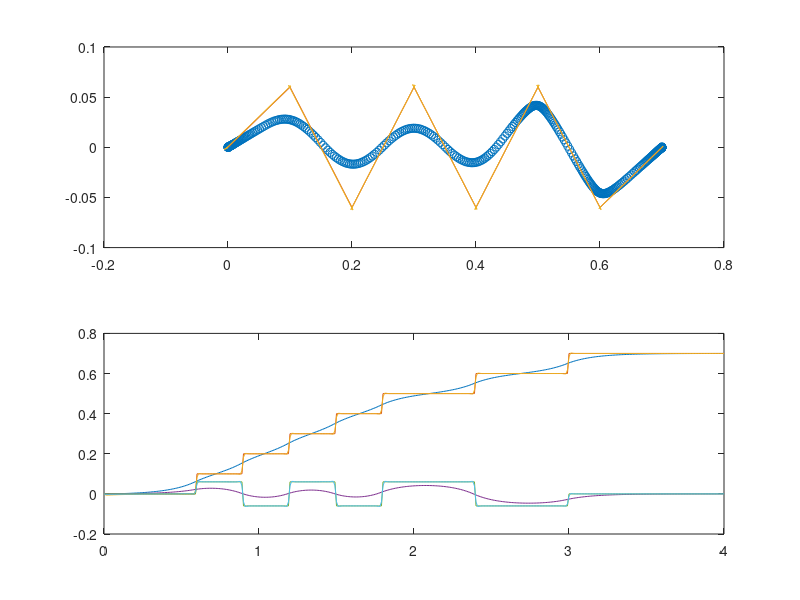

Reproduce this figure in MATLAB.
% preview control for walking

pkg load control;
clear;
											%足の着地時間(s)，x方向の位置(m)，y方向の位置(m)
foot = [0 0 0; 0.6 0.1 0.06; 0.9 0.2 -0.06; 1.2 0.3 0.06; 1.5 0.4 -0.06; 1.8 0.5 0.06; 2.4 0.6 -0.06; 3.0 0.7 0.0; 100 0 0];
forward_period = 1.0;						% 予見制御の時間(s)
calculate_period = 4.0;						% 歩行パターンを生成する期間(s)
dt = 0.01;									% サンプリングタイム (s)
zh = 0.27;									% 重心位置 (m)
g  = 9.8;									% 重力加速度 (m/s^2)
A = [0 1 0; 0 0 1; 0 0 0];
B = [0; 0; 1];
C = [1 0 -zh/g];
D = 0;
sys = ss(A, B, C, D);
sys_d = c2d(sys, dt);
% [A_d, B_d, C_d, D_d] = sys2ss(sys_d);
[A_d, B_d, C_d, D_d] = ssdata(sys_d);
E_d = [dt; 1; 0];

Zero = [0; 0; 0];
Phai = [1 -C_d*A_d; Zero A_d];
G = [-C_d*B_d; B_d];
GR = [1; Zero];
Gd = [-C_d*E_d; E_d];

Q = zeros(4);
Q(1) = 10^8;								% 最適制御の重み係数　大：ZMPが理想に近づく
H = 1;										% 同じく重み係数　大：入力が少なくなる．

P = dare(Phai, G, Q, H);
F = -(H+G'*P*G)^(-1)*G'*P*Phai;

x = [0; 0; 0];
y = [0; 0; 0];
xp = x;
yp = x;

t = 0:dt:calculate_period;

i = 1;										% 目標ZMPの生成
n = 1;
for tt = 0:dt:calculate_period+forward_period+1
	if (tt == foot(n,1))
		prefx(i) = foot(n,2);
		prefy(i) = foot(n,3);
		n = n + 1;
	else
		prefx(i) = prefx(i-1);
		prefy(i) = prefy(i-1);
    end
	i = i + 1;
end

i = 0;
ux = 0;
uy = 0;

xi = (eye(4)-G*(H+G'*P*G)^(-1)*G'*P)*Phai;

for tt = t
	i = i + 1;
%	fd = (H+G'*P*G)^(-1)*G'*(xi')^1*P*Gd;	% 外乱除去用　未使用
	px = C_d*x;
	py = C_d*y;
	ex = prefx(i) - px;
	ey = prefy(i) - py;
	X = [ex; x - xp];
	Y = [ey; y - yp];
	xp = x;
	yp = y;
	dux = F * X;
	j = 0;
	for ttt = tt : dt : (tt + forward_period)
		j = j + 1;
		if (prefx(i+j) - prefx(i+j-1)) ~= 0
			f  = -(H+G'*P*G)^(-1)*G'*(xi')^(j-1)*P*GR;
			dux = dux + f * (prefx(i+j) - prefx(i+j-1));
        end
    end
	ux = ux + dux;
	duy = F * Y;
	j = 0;
	for ttt = tt : dt : (tt + forward_period)
		j = j + 1;
		if (prefy(i+j) - prefy(i+j-1)) ~= 0
			f  = -(H+G'*P*G)^(-1)*G'*(xi')^(j-1)*P*GR;
			duy = duy + f * (prefy(i+j) - prefy(i+j-1));
        end
    end
	uy = uy + duy;

	dx = 0;
	dy = 0;
	x = A_d * x + B_d * ux + E_d * dx * dt;
	y = A_d * y + B_d * uy + E_d * dy * dt;
	x0(i) = x(1);
	y0(i) = y(1);
	x1(i) = prefx(i);
	y1(i) = prefy(i);
	x2(i) = px;
	y2(i) = py;
end

subplot(2,1,1);
plot(x0, y0, "o", x1, y1, x2, y2);
subplot(2,1,2);
plot(t, x0, t, x1, t, x2, t, y0, t, y1, t, y2);
